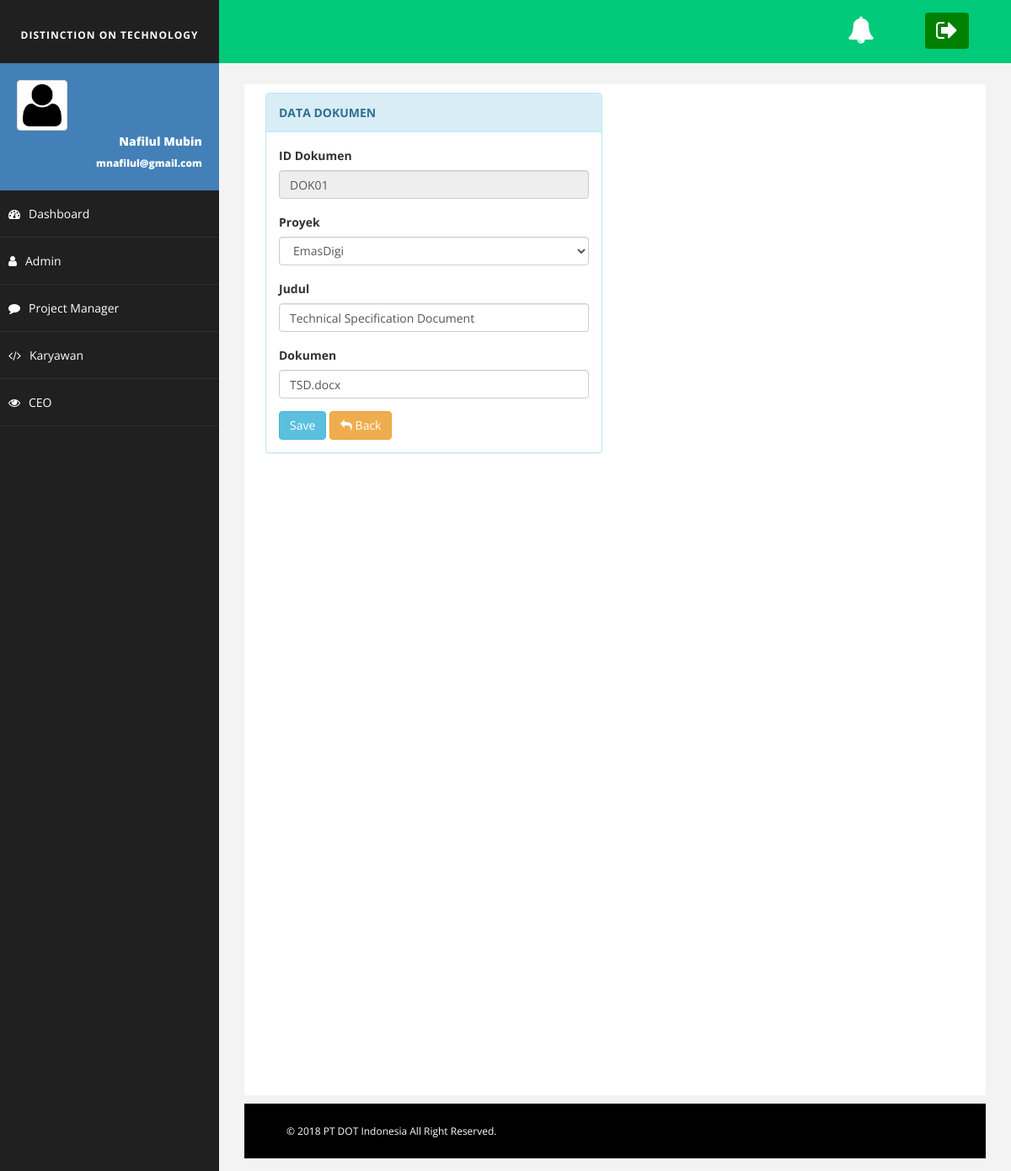
The app's page /?page=dokumen_edit&id=DOK01 with its own data.
### tables this page shows
CREATE TABLE `dokumen` (
  `id_dokumen` varchar(5) NOT NULL,
  `id_proyek` varchar(5) NOT NULL,
  `judul` varchar(50) NOT NULL,
  `attachment` varchar(500) NOT NULL
);

### index.php (called while the page is built, shortened)
<?php
include 'header.php';
include 'content.php';
include 'footer.php';
?>

### View/dokumen_edit.php (the view, shortened to what this page needs)
<?php
$id_dokumen = $_GET['id'];
$result = mysqli_query($koneksi, "SELECT dokumen.*, proyek.nama_proyek FROM dokumen join proyek on proyek.id_proyek = dokumen.id_proyek WHERE id_dokumen = '$id_dokumen' ");
$d = mysqli_fetch_array($result);
?>
<div class="col-md-6 col-sm-6 col-xs-12">
    <div class="panel panel-info">
        <div class="panel-heading">
         <b>DATA DOKUMEN</b>
     </div>
     <div class="panel-body">
        <form role="form" method="POST">
            <div class="form-group">
                <label>ID Dokumen</label>
                <input class="form-control" type="text" name="id_dokumen" readonly="readonly" value="<?php echo $d['id_dokumen'];?>">
            </div>
            <div class="form-group">
                <label>Proyek</label>
                <select class="form-control" name="id_proyek">
                    <?php
                    $result = mysqli_query($koneksi, "SELECT * FROM proyek ");
                    while($data = mysqli_fetch_array($result)) {
                      ?>
                      <option value="<?php echo $data['id_proyek']; ?>"><?php echo $data['nama_proyek']; ?></option>
                      <?php } ?>
                  </select>
              </div>
              <div class="form-group">
                <label>Judul</label>
                <input class="form-control" type="text" name="judul" value="<?php echo $d['judul'];?>">
            </div>
            <div class="form-group">
                <label>Dokumen</label><br>
                <input class="form-control" type="text" name="attachment" value="<?php echo $d['attachment'];?>">
            </div>
            <button type="submit" name="submit" class="btn btn-info">Save </button>
            <a onclick="window.history.back();return false;" class="btn btn-warning"><i class="fa fa-reply"></i> Back</a>
        </form>
    </div>
</div>
</div>

### assets/css/images.css (style rules this page uses)
body { font-family: 'open sans'; overflow-x: hidden; }

### assets/css/barang.css (style rules this page uses)
body { background: #f1f1f1; }

### assets/css/basic.css (style rules this page uses)
body { font-family: 'Open Sans', sans-serif; line-height:25px; }

### records on screen
dokumen: id_dokumen "DOK01", judul "Technical Specification Document", attachment "TSD.docx"

### other values on screen
form field id_proyek "EmasDigi"
